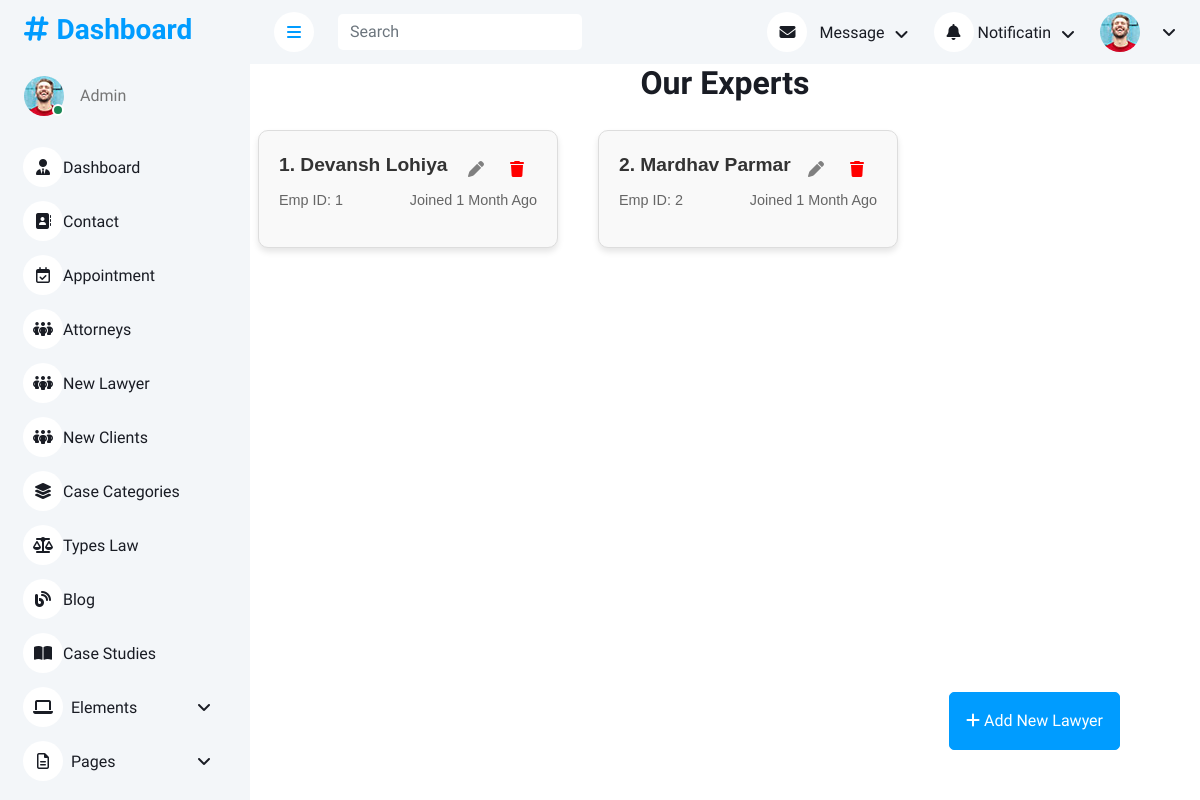
The page /adminapp/lawyer on the database as committed earlier.
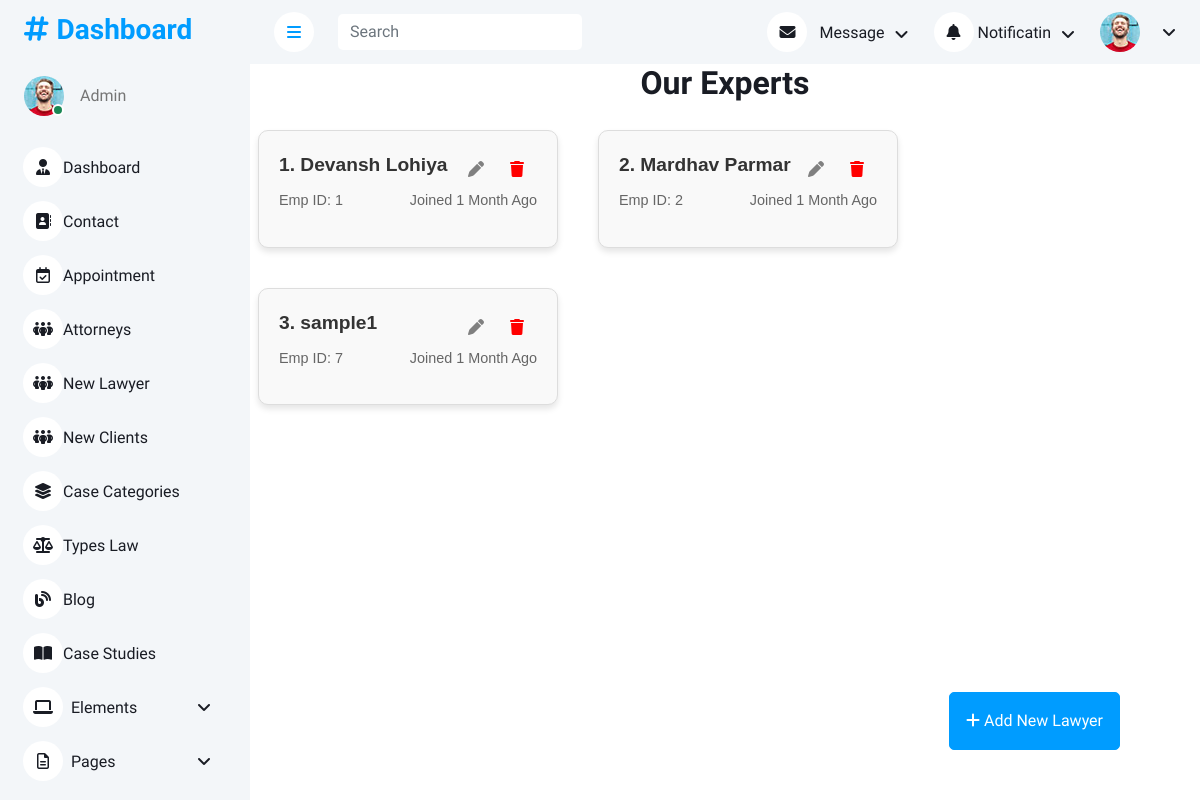
The same page on the database as committed later.
### adminapp/models.py (models this page shows, shortened)
class lawyer(models.Model):
    name = models.CharField(max_length=50)
    email = models.EmailField()
    age = models.IntegerField(null=True, blank=True)
    password = models.CharField(max_length=50)

### adminapp/views.py (the view)
# urls.py: path('/lawyer', views.lawyers),
def lawyers(request):
    data = lawyer.objects.all
    return render(request,'adminapp/lawyer.html',{"data":data})

### templates/adminapp/lawyer.html (shortened to what this page needs)
<!DOCTYPE html>
{% load static %}
<html lang="en">
<head>
    <link href="https://cdnjs.cloudflare.com/ajax/libs/font-awesome/6.7.2/css/all.min.css" rel="stylesheet">
    <link href="https://cdn.jsdelivr.net/npm/bootstrap-icons@1.4.1/font/bootstrap-icons.css" rel="stylesheet">
    <link href="{% static 'adminapp/lib/owlcarousel/assets/owl.carousel.min.css' %}" rel="stylesheet">
    <link href="{% static 'adminapp/lib/tempusdominus/css/tempusdominus-bootstrap-4.min.css' %}" rel="stylesheet">
    <link href="{% static 'adminapp/css/bootstrap.min.css' %}" rel="stylesheet">
    <link href="{% static 'adminapp/css/style.css' %}" rel="stylesheet">
</head>
<body>
    <div class="container-xxl position-relative bg-white d-flex p-0">
        {% include 'adminapp/sidebar.html' %}
        <div class="content">
            {% include 'adminapp/navbar.html' %}
            <h2 class="text-center">Our Experts </h2>
            <div class="row">
                {% for i in data %}
                <div class="col-4" style="font-family: Arial, sans-serif; max-width: 300px; margin: 20px; border: 1px solid #ddd; border-radius: 10px; padding: 20px; box-shadow: 0 4px 6px rgba(0,0,0,0.1); background: #f9f9f9; height: fit-content;">
                    <a href="{% url 'edit_lawyer' i.id %}" style="margin: 0; font-size: 1.2em; font-weight:bold; color: #333;">{{ forloop.counter }}. {{ i.name }}
                        <a href="{% url 'delete_lawyer' i.id %}" class="btn btn-link float-end"><i class="fa-solid fa-trash" style="color:red;"></i></a>
                        <a href="{% url 'edit_lawyer' i.id %}" class="btn btn-link float-end"><i class="fa-solid fa-pen" style="color:grey;"></i>
                    </a>
                    <div>
                        <div style="display: flex; align-items: center; justify-content: space-between; margin-bottom: 15px;">
                            <span style="display: flex; align-items: center; font-size: 0.9em; color: #666;">Emp ID: {{i.id}}</span>
                            <span style="display: flex; align-items: center; font-size: 0.9em; color: #666;">Joined 1 Month Ago</span>
                        </div>
                    </div>
                </div>
                {% endfor %}
            </div>
            <a class="btn btn-primary circle py-3 px-3" style="position: fixed; bottom: 50px; right: 80px; z-index: 1030;" href="{% url 'add_new_lawyer' %}"><i class="fa-solid fa-plus fa-beat"></i>
                Add New Lawyer
            </a>
        </div>
    </div>
</body>
</html>

Rows that differ between the two databases and show on the page:
added lawyer: name "sample1", id "7"
